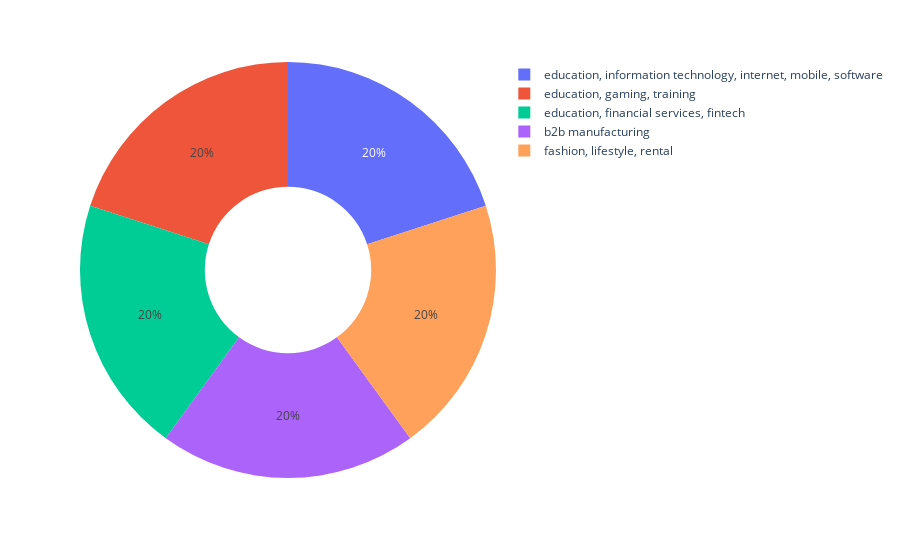

Notebook source saved alongside this figure:
### Code cell
# Group the DataFrame by the 'Stage' column and count the occurrences of each stage
Sector_counts = startup_funding_Full.groupby('Sector')['Amount'].count().reset_index()

# Sort the counts in descending order and select the top 5 values
Sector_counts = Sector_counts.sort_values(by='Amount', ascending=False).tail(5)

# Create the donut chart
fig = px.pie(Sector_counts, values='Amount', names='Sector', hole=.4)

fig.show()

### Figure 1 — Plotly figure (JSON) as saved in the notebook; plotly's stock layout.template omitted (floating-point values rounded to 4 significant figures)
{"data": [{"domain": {"x": [0, 1], "y": [0, 1]}, "hole": 0.4, "hovertemplate": "Sector=%{label}<br>Amount=%{value}<extra></extra>", "labels": ["education, information technology, internet, mobile, software", "education, gaming, training", "education, financial services, fintech", "b2b manufacturing", "fashion, lifestyle, rental"], "legendgroup": "", "name": "", "showlegend": true, "type": "pie", "values": [1, 1, 1, 1, 1]}], "layout": {"legend": {"tracegroupgap": 0}, "margin": {"t": 60}}}
